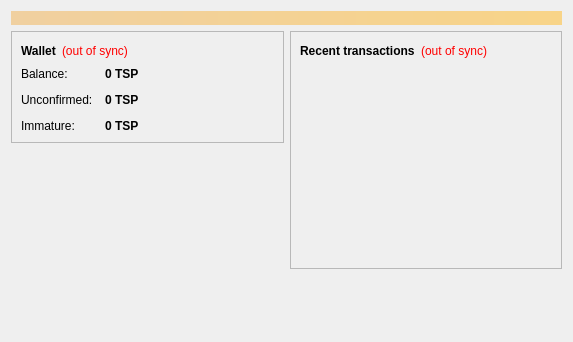
<?xml version="1.0" encoding="UTF-8"?>
<ui version="4.0">
 <class>OverviewPage</class>
 <widget class="QWidget" name="OverviewPage">
  <property name="geometry">
   <rect>
    <x>0</x>
    <y>0</y>
    <width>573</width>
    <height>342</height>
   </rect>
  </property>
  <property name="windowTitle">
   <string>Form</string>
  </property>
  <layout class="QVBoxLayout" name="topLayout">
   <item>
    <widget class="QLabel" name="labelAlerts">
     <property name="visible">
      <bool>false</bool>
     </property>
     <property name="styleSheet">
      <string notr="true">background-color: qlineargradient(x1: 0, y1: 0, x2: 1, y2: 0, stop:0 #F0D0A0, stop:1 #F8D488); color:#000000;</string>
     </property>
     <property name="wordWrap">
      <bool>true</bool>
     </property>
     <property name="margin">
      <number>3</number>
     </property>
    </widget>
   </item>
   <item>
    <layout class="QHBoxLayout" name="horizontalLayout" stretch="1,1">
     <item>
      <layout class="QVBoxLayout" name="verticalLayout_2">
       <item>
        <widget class="QFrame" name="frame">
         <property name="frameShape">
          <enum>QFrame::StyledPanel</enum>
         </property>
         <property name="frameShadow">
          <enum>QFrame::Raised</enum>
         </property>
         <layout class="QVBoxLayout" name="verticalLayout_4">
          <item>
           <layout class="QHBoxLayout" name="horizontalLayout_4">
            <item>
             <widget class="QLabel" name="label_5">
              <property name="font">
               <font>
                <weight>75</weight>
                <bold>true</bold>
               </font>
              </property>
              <property name="text">
               <string>Wallet</string>
              </property>
             </widget>
            </item>
            <item>
             <widget class="QLabel" name="labelWalletStatus">
              <property name="toolTip">
               <string>&lt;html&gt;&lt;head/&gt;&lt;body&gt;&lt;p&gt;The displayed information may be out of date. Your wallet automatically synchronizes with the TSPCoin network after a connection is established, but this process has not completed yet.&lt;/p&gt;&lt;/body&gt;&lt;/html&gt;</string>
              </property>
              <property name="styleSheet">
               <string notr="true">QLabel { color: red; }</string>
              </property>
              <property name="text">
               <string notr="true">(out of sync)</string>
              </property>
              <property name="alignment">
               <set>Qt::AlignLeading|Qt::AlignLeft|Qt::AlignVCenter</set>
              </property>
             </widget>
            </item>
            <item>
             <spacer name="horizontalSpacer_2">
              <property name="orientation">
               <enum>Qt::Horizontal</enum>
              </property>
              <property name="sizeHint" stdset="0">
               <size>
                <width>40</width>
                <height>20</height>
               </size>
              </property>
             </spacer>
            </item>
           </layout>
          </item>
          <item>
           <layout class="QFormLayout" name="formLayout_2">
            <property name="fieldGrowthPolicy">
             <enum>QFormLayout::AllNonFixedFieldsGrow</enum>
            </property>
            <property name="horizontalSpacing">
             <number>12</number>
            </property>
            <property name="verticalSpacing">
             <number>12</number>
            </property>
            <item row="0" column="0">
             <widget class="QLabel" name="label">
              <property name="text">
               <string>Balance:</string>
              </property>
             </widget>
            </item>
            <item row="0" column="1">
             <widget class="QLabel" name="labelBalance">
              <property name="font">
               <font>
                <weight>75</weight>
                <bold>true</bold>
               </font>
              </property>
              <property name="cursor">
               <cursorShape>IBeamCursor</cursorShape>
              </property>
              <property name="toolTip">
               <string>Your current balance</string>
              </property>
              <property name="text">
               <string notr="true">0 TSP</string>
              </property>
              <property name="textInteractionFlags">
               <set>Qt::LinksAccessibleByMouse|Qt::TextSelectableByKeyboard|Qt::TextSelectableByMouse</set>
              </property>
             </widget>
            </item>
            <item row="1" column="0">
             <widget class="QLabel" name="label_3">
              <property name="text">
               <string>Unconfirmed:</string>
              </property>
             </widget>
            </item>
            <item row="1" column="1">
             <widget class="QLabel" name="labelUnconfirmed">
              <property name="font">
               <font>
                <weight>75</weight>
                <bold>true</bold>
               </font>
              </property>
              <property name="cursor">
               <cursorShape>IBeamCursor</cursorShape>
              </property>
              <property name="toolTip">
               <string>Total of transactions that have yet to be confirmed, and do not yet count toward the current balance</string>
              </property>
              <property name="text">
               <string notr="true">0 TSP</string>
              </property>
              <property name="textInteractionFlags">
               <set>Qt::LinksAccessibleByMouse|Qt::TextSelectableByKeyboard|Qt::TextSelectableByMouse</set>
              </property>
             </widget>
            </item>
            <item row="2" column="0">
             <widget class="QLabel" name="labelImmatureText">
              <property name="text">
               <string>Immature:</string>
              </property>
             </widget>
            </item>
            <item row="2" column="1">
             <widget class="QLabel" name="labelImmature">
              <property name="font">
               <font>
                <weight>75</weight>
                <bold>true</bold>
               </font>
              </property>
              <property name="toolTip">
               <string>Mined balance that has not yet matured</string>
              </property>
              <property name="text">
               <string notr="true">0 TSP</string>
              </property>
              <property name="textInteractionFlags">
               <set>Qt::LinksAccessibleByMouse|Qt::TextSelectableByKeyboard|Qt::TextSelectableByMouse</set>
              </property>
             </widget>
            </item>
           </layout>
          </item>
             
         </layout>
        </widget>
       </item>
       <item>
        <spacer name="verticalSpacer">
         <property name="orientation">
          <enum>Qt::Vertical</enum>
         </property>
         <property name="sizeHint" stdset="0">
          <size>
           <width>20</width>
           <height>40</height>
          </size>
         </property>
        </spacer>
       </item>
 <item>
           <widget class="QLabel" name="label_wallet_bgcoin">
            <property name="text">
             <string/>
            </property>
            <property name="pixmap">
             <pixmap resource="../bitcoin.qrc">:/images/backg</pixmap>
            </property>
            <property name="scaledContents">
             <bool>false</bool>
            </property>
            <property name="alignment">
             <set>Qt::AlignCenter</set>
            </property>
            <property name="margin">
             <number>-2</number>
            </property>
           </widget>
          </item>
      </layout>
     </item>
     <item>
      <layout class="QVBoxLayout" name="verticalLayout_3">
       <item>
        <widget class="QFrame" name="frame_2">
         <property name="frameShape">
          <enum>QFrame::StyledPanel</enum>
         </property>
         <property name="frameShadow">
          <enum>QFrame::Raised</enum>
         </property>
         <layout class="QVBoxLayout" name="verticalLayout">
          <item>
           <layout class="QHBoxLayout" name="horizontalLayout_2">
            <item>
             <widget class="QLabel" name="label_4">
              <property name="text">
               <string>&lt;b&gt;Recent transactions&lt;/b&gt;</string>
              </property>
             </widget>
            </item>
            <item>
             <widget class="QLabel" name="labelTransactionsStatus">
              <property name="toolTip">
               <string>&lt;html&gt;&lt;head/&gt;&lt;body&gt;&lt;p&gt;The displayed information may be out of date. Your wallet automatically synchronizes with the TSPCoin network after a connection is established, but this process has not completed yet.&lt;/p&gt;&lt;/body&gt;&lt;/html&gt;</string>
              </property>
              <property name="styleSheet">
               <string notr="true">QLabel { color: red; }</string>
              </property>
              <property name="text">
               <string notr="true">(out of sync)</string>
              </property>
              <property name="alignment">
               <set>Qt::AlignRight|Qt::AlignTrailing|Qt::AlignVCenter</set>
              </property>
             </widget>
            </item>
            <item>
             <spacer name="horizontalSpacer">
              <property name="orientation">
               <enum>Qt::Horizontal</enum>
              </property>
              <property name="sizeHint" stdset="0">
               <size>
                <width>40</width>
                <height>20</height>
               </size>
              </property>
             </spacer>
            </item>
           </layout>
          </item>
          <item>
           <widget class="QListView" name="listTransactions">
            <property name="styleSheet">
             <string notr="true">QListView { background: transparent; }</string>
            </property>
            <property name="frameShape">
             <enum>QFrame::NoFrame</enum>
            </property>
            <property name="verticalScrollBarPolicy">
             <enum>Qt::ScrollBarAlwaysOff</enum>
            </property>
            <property name="horizontalScrollBarPolicy">
             <enum>Qt::ScrollBarAlwaysOff</enum>
            </property>
            <property name="selectionMode">
             <enum>QAbstractItemView::NoSelection</enum>
            </property>
           </widget>
          </item>
         </layout>
        </widget>
       </item>
       <item>
        <spacer name="verticalSpacer_2">
         <property name="orientation">
          <enum>Qt::Vertical</enum>
         </property>
         <property name="sizeHint" stdset="0">
          <size>
           <width>20</width>
           <height>40</height>
          </size>
         </property>
        </spacer>
       </item>
      </layout>
     </item>
    </layout>
   </item>
  </layout>
 </widget>
 <resources/>
 <connections/>
</ui>
